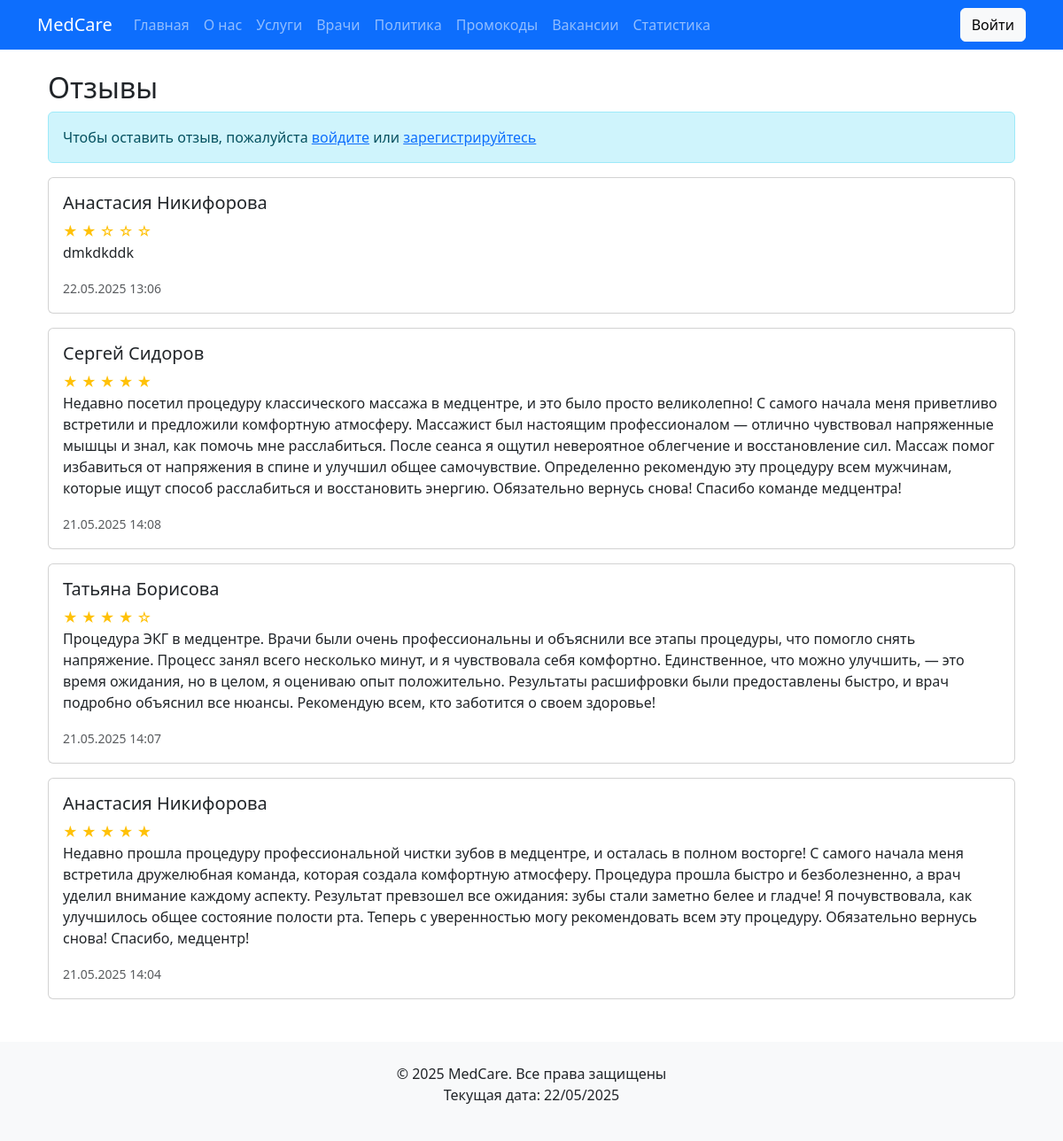
The app's page /reviews/ with its own data.
### core/models.py (models this page shows, shortened)
class Review(models.Model):
    RATING_CHOICES = [
        (1, '⭐'),
        (2, '⭐⭐'),
        (3, '⭐⭐⭐'),
        (4, '⭐⭐⭐⭐'),
        (5, '⭐⭐⭐⭐⭐'),
    ]
    user = models.ForeignKey(
        User,
        on_delete=models.CASCADE,
        verbose_name="Пользователь"
    )
    rating = models.PositiveSmallIntegerField(
        choices=RATING_CHOICES,
        validators=[MinValueValidator(1), MaxValueValidator(5)],
        verbose_name="Оценка"
    )
    text = models.TextField(verbose_name="Текст отзыва")
    date = models.DateTimeField(
        auto_now_add=True,
        verbose_name="Дата публикации"
    )
    class Meta:
        ordering = ['-date']
        verbose_name = 'Отзыв'
        verbose_name_plural = 'Отзывы'

### core/templates/core/reviews.html
{% extends "core/base.html" %}
{% block content %}
<div class="container">
    <h2>Отзывы</h2>
    {% if user.is_authenticated %}
    <a href="{% url 'add-review' %}" class="btn btn-success mb-3">Добавить отзыв</a>
    {% else %}
    <div class="alert alert-info">
        Чтобы оставить отзыв, пожалуйста <a href="{% url 'login' %}">войдите</a> или <a href="{% url 'register' %}">зарегистрируйтесь</a>
    </div>
    {% endif %}
    {% for review in object_list %}
    <div class="card mb-3">
        <div class="card-body">
            <h5>{{ review.user.get_full_name|default:review.user.username }}</h5>
            <div class="text-warning">
                {% for _ in "12345" %}
                    {% if forloop.counter <= review.rating %}★{% else %}☆{% endif %}
                {% endfor %}
            </div>
            <p>{{ review.text }}</p>
            <small class="text-muted">{{ review.date|date:"d.m.Y H:i" }}</small>
        </div>
    </div>
    {% endfor %}
</div>
{% endblock %}

### core/static/css/style.css (style rules this page uses)
body { font-family: 'Arial', sans-serif; }
.card { transition: transform 0.3s; }

### records on screen
Review: user.get_full_name "Анастасия Никифорова", rating 2 (drawn), text "dmkdkddk", date "22.05.2025 13:06"
Review: user.get_full_name "Сергей Сидоров", rating 5 (drawn), text "Недавно посетил процедуру классического массажа в медцентре, и это было просто великолепно! С самого начала меня приветливо встретили и предложили комфортную атмосферу. Массажист был настоящим профессионалом — отлично чувствовал напряженные мышцы и знал, как помочь мне расслабиться. После сеанса я ощутил невероятное облегчение и восстановление сил. Массаж помог избавиться от напряжения в спине и улучшил общее самочувствие. Определенно рекомендую эту процедуру всем мужчинам, которые ищут способ расслабиться и восстановить энергию. Обязательно вернусь снова! Спасибо команде медцентра!", date "21.05.2025 14:08"
Review: user.get_full_name "Татьяна Борисова", rating 4 (drawn), text "Процедура ЭКГ в медцентре. Врачи были очень профессиональны и объяснили все этапы процедуры, что помогло снять напряжение. Процесс занял всего несколько минут, и я чувствовала себя комфортно. Единственное, что можно улучшить, — это время ожидания, но в целом, я оцениваю опыт положительно. Результаты расшифровки были предоставлены быстро, и врач подробно объяснил все нюансы. Рекомендую всем, кто заботится о своем здоровье!", date "21.05.2025 14:07"
Review: user.get_full_name "Анастасия Никифорова", rating 5 (drawn), text "Недавно прошла процедуру профессиональной чистки зубов в медцентре, и осталась в полном восторге! С самого начала меня встретила дружелюбная команда, которая создала комфортную атмосферу. Процедура прошла быстро и безболезненно, а врач уделил внимание каждому аспекту. Результат превзошел все ожидания: зубы стали заметно белее и гладче! Я почувствовала, как улучшилось общее состояние полости рта. Теперь с уверенностью могу рекомендовать всем эту процедуру. Обязательно вернусь снова! Спасибо, медцентр!", date "21.05.2025 14:04"
